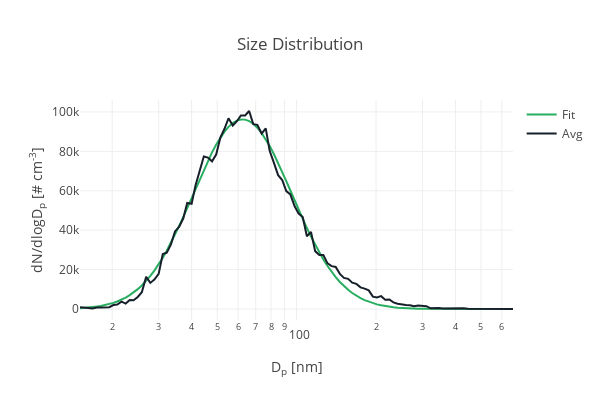

The code cell stored with this chart in its notebook:
### Markdown cell above
Plot the fit and the averaged size distribution to see if they matched.

### Code cell
avg = go.Scatter(x=dp, y=dNdlogDp1, mode='lines', name='Avg', marker=dict(color='#17202A'))
fit = go.Scatter(x=dp, y=dNdlogDp_fit, mode='lines', name='Fit', marker=dict(color='#27AE60'))

data = [fit, avg]

layout= go.Layout(width=600,
                  height=400,
                  title= 'Size Distribution',
                  hovermode= 'closest',
                  xaxis= dict(title= 'D<sub>p</sub> [nm]',
                              #ticklen= 1,
                              #dtick=1,
                              type='log',
                              zeroline= False,
                              #gridwidth= 1,
                             ),
                  yaxis=dict(title= 'dN/dlogD<sub>p</sub> [# cm<sup>-3</sup>]',
                             #ticklen= 5,
                             #gridwidth= 2,
                             zeroline=False,
                            ),
                  showlegend= True)

fig= go.Figure(data=data, layout=layout)
ply.offline.iplot(fig, filename='dNdlogDp')
